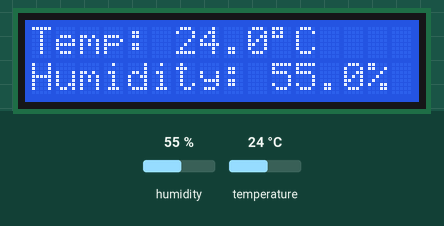
This sketch was run on a simulated ESP8266 (NodeMCU). Parts: 16×2 character LCD. Inputs (shaded band) come from the test bench; at power-on: humidity 55 %, temperature 24 °C. WiFi joins after 1.5 s; servers stay silent unless stated.

Above: at 3.2 s.
3.3 s: humidity set to 22 %
At 5.1 s:
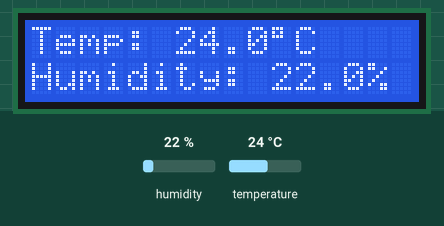
6.3 s: temperature set to 12 °C
At 7.6 s:
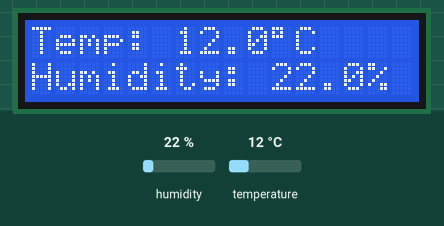
9.3 s: humidity set to 40 %
At 12.4 s:
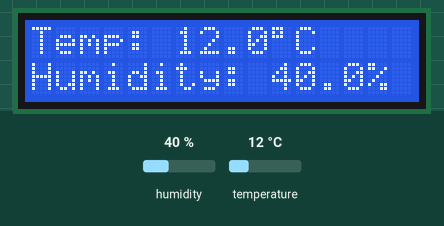
12.7 s: temperature set to 19 °C
At 13.9 s:
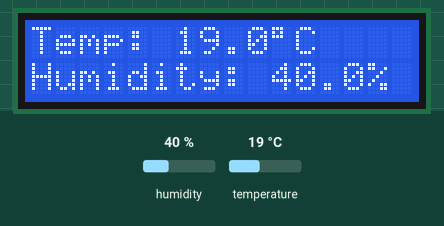
Timing chart, 0 to 15.7 s (numbered marks = the images above; inputs shaded):
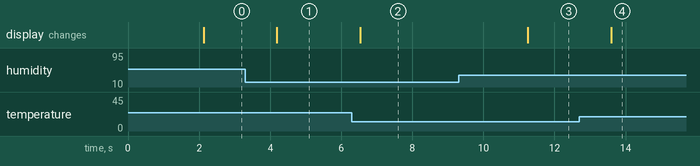

Measured:
- after the input at 3.3 s, the display: changes after 0.89 s (image 1)
- after the input at 6.3 s, the display: changes after 0.24 s (image 2)
- after the input at 9.3 s, the display: changes after 1.9 s (image 3)
- after the input at 12.7 s, the display: changes after 0.90 s (image 4)

The sketch:

code.ino
```cpp
#define BLYNK_PRINT Serial
#define BLYNK_TEMPLATE_ID "" //Paste BLYNK Template ID
#define BLYNK_TEMPLATE_NAME "" //Paste BLYNK Template Name
#define BLYNK_AUTH_TOKEN "" //Paste BLYNK Auth Token

#include <ESP8266WiFi.h>
#include <BlynkSimpleEsp8266.h>
#include <Wire.h>
#include <LiquidCrystal_I2C.h>
#include <DHT.h>

// WiFi credentials
char ssid[] = ""; //wifi name goes here
char pass[] = ""; //wifi password goes here

// DHT11 Configuration
#define DHTPIN D1
#define DHTTYPE DHT11
DHT dht(DHTPIN, DHTTYPE);

// LCD Configuration (I2C Address 0x27, 16x2 Display)
LiquidCrystal_I2C lcd(0x27, 16, 2);

void setup() {
    Serial.begin(115200);

    // Initialize LCD and DHT sensor
    lcd.init();
    lcd.backlight();
    dht.begin();

    // Display "Starting System..." immediately
    lcd.setCursor(0, 0);
    lcd.print("Starting System...");
    delay(2000);

    // Start Wi-Fi connection in the background
    WiFi.begin(ssid, pass);
}

void loop() {
    // Read Temperature & Humidity from DHT11
    float temperature = dht.readTemperature();
    float humidity = dht.readHumidity();

    // Display sensor readings on LCD
    lcd.clear();
    lcd.setCursor(0, 0);
    lcd.print("Temp: "); lcd.print(temperature, 1); lcd.write(223); lcd.print("C");
    lcd.setCursor(0, 1);
    lcd.print("Humidity: "); lcd.print(humidity, 1); lcd.print("%");

    // Try connecting to Wi-Fi if not already connected
    if (WiFi.status() == WL_CONNECTED) {
        Blynk.config(BLYNK_AUTH_TOKEN);
        Blynk.connect();
        Blynk.virtualWrite(V0, humidity);
        Blynk.virtualWrite(V1, temperature);
    }

    delay(2000);  // Update every 2 sec
}
```
